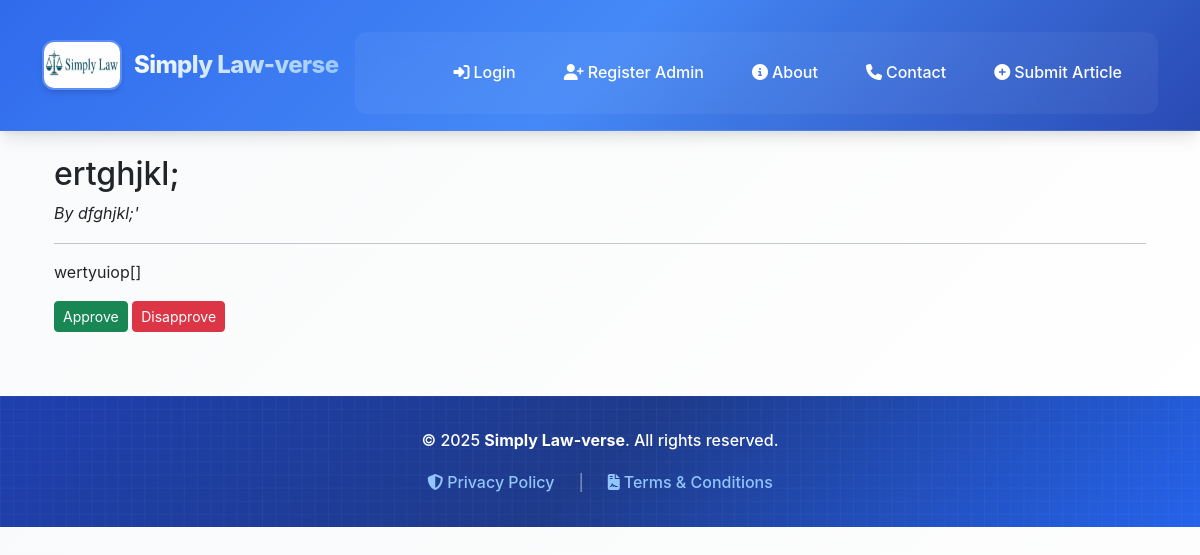
The app's page /article/1 with its own data.
### models.py (models this page shows)
class Article(db.Model):
    id = db.Column(db.Integer, primary_key=True)
    email = db.Column(db.String(120))
    title = db.Column(db.String(100), nullable=False)
    content = db.Column(db.Text, nullable=False)
    author = db.Column(db.String(100), nullable=False)
    date_posted = db.Column(db.DateTime, default=datetime.utcnow)
    comments = db.relationship('Comment', backref='article', lazy=True)
    likes = db.Column(db.Integer, default=0, nullable=False)
    status = db.Column(db.String(20), nullable=False, default='pending')
    views = db.Column(db.Integer, default=0)
    date_submitted = db.Column(db.DateTime, default=datetime.utcnow)
    cover_image = db.Column(db.String(100))  # New field
    document_filename = db.Column(db.String(120), nullable=True)
    category = db.Column(db.String(100), nullable=False, default='General')
    approved = db.Column(db.Boolean, default=False)  # <- important!

### routes.py (the view)
    @app.route('/article/<int:article_id>')
    def view_article(article_id):
        article = Article.query.get_or_404(article_id)
        return render_template('view_article.html', article=article)

### templates/view_article.html (shortened to what this page needs)
{% extends 'layout.html' %}
{% block content %}
<div class="container mt-4">
  <h2>{{ article.title }}</h2>
  <p><em>By {{ article.author }}</em></p>
  <hr>
  <p>{{ article.content }}</p>
      <div>
        <a href="{{ url_for('approve_article', article_id=article.id) }}" class="btn btn-sm btn-success">Approve</a>
        <a href="{{ url_for('disapprove_article', article_id=article.id) }}" class="btn btn-sm btn-danger">Disapprove</a>
      </div>
</div>
{% endblock %}

### templates/layout.html (style rules this page uses)
:root { --primary-blue: #2563eb; --secondary-blue: #3b82f6; --dark-blue: #1e40af; --light-blue: #60a5fa; --accent-blue: #93c5fd; --navy-blue: #1e3a8a; --white: #ffffff; --gray-50: #f9fafb; --gray-100: #f3f4f6; --gray-200: #e5e7eb; --gray-600: #4b5563; --gray-900: #111827; --shadow-sm: 0 1px 2px 0 rgba(0, 0, 0, 0.05); --shadow-md: 0 4px 6px -1px rgba(0, 0, 0, 0.1), 0 2px 4px -1px rgba(0, 0, 0, 0.06); --shadow-lg: 0 10px 15px -3px rgba(0, 0, 0, 0.1), 0 4px 6px -2px rgba(0, 0, 0, 0.05); --shadow-xl: 0 20px 25px -5px rgba(0, 0, 0, 0.1), 0 10px 10px -5px rgba(0, 0, 0, 0.04); }
* { box-sizing: border-box; }
body { background: linear-gradient(135deg, var(--gray-50) 0%, var(--white) 100%); font-family: -apple-system, BlinkMacSystemFont, 'Segoe UI', 'Roboto', 'Helvetica Neue', Arial, sans-serif; line-height: 1.6; margin: 0; padding: 0; }

### records on screen
Article: title "ertghjkl;", author "dfghjkl;'", content "wertyuiop[]"

### other values on screen
{{ current_year or '2025' }} "2025"
